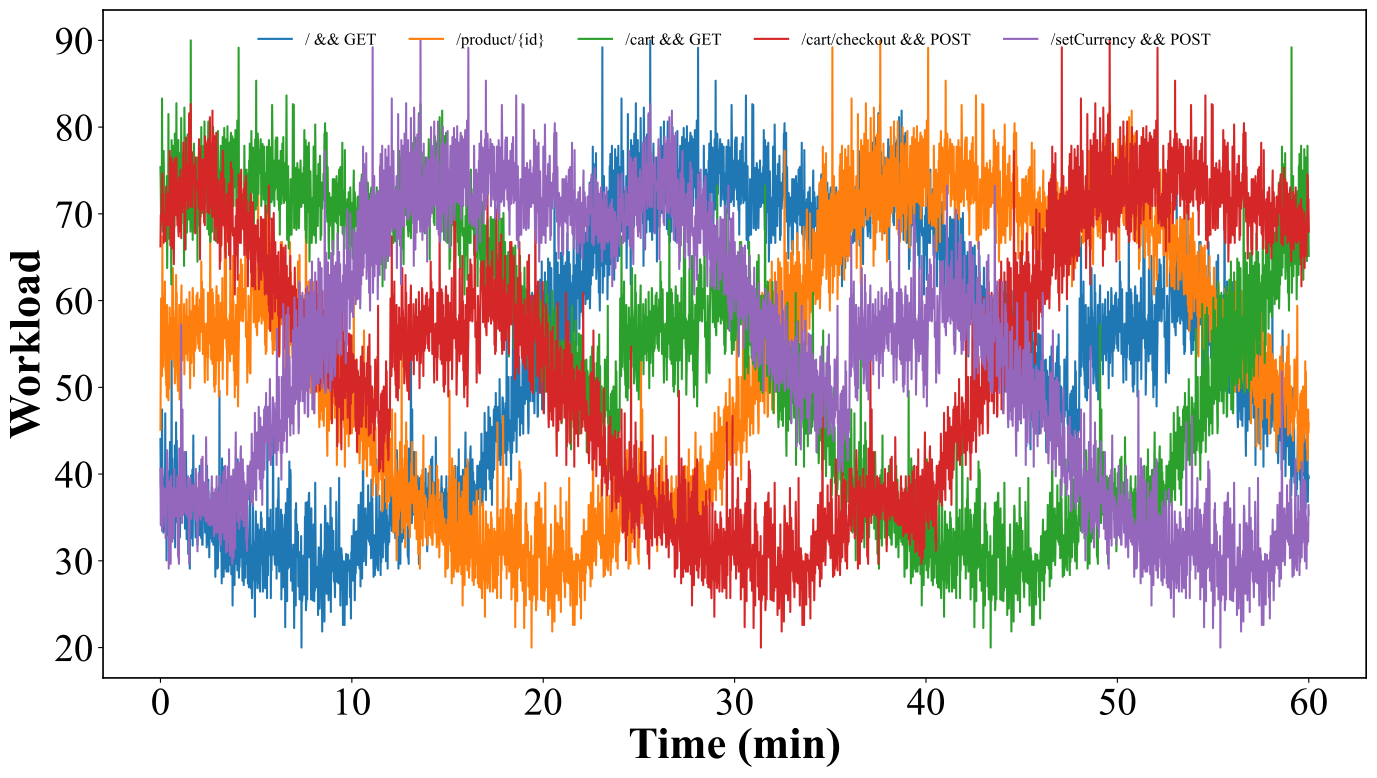

Write Python code to recreate this figure.
import pandas as pd
import matplotlib.pyplot as plt
import os
import numpy as np
from matplotlib import rcParams

# Set academic style
rcParams['font.family'] = 'Times New Roman'
rcParams['font.size'] = 14
rcParams['axes.labelweight'] = 'bold'
rcParams['axes.linewidth'] = 1.2

# Define labels for workload interfaces
interfaces = [
    '/ && GET', 
    '/product/{id}',
    '/cart && GET',
    '/cart/checkout && POST',
    '/setCurrency && POST'
]

fig, ax = plt.subplots(figsize=(14, 8))

# Process workload files wiki 1.csv to wiki 5.csv
for i in range(1, 6):
    file_path = f"workload/wiki {i}.csv"
    
    if os.path.exists(file_path):
        # Load count data and generate a 60-minute time axis
        df = pd.read_csv(file_path)
        y = df['count']
        x = np.linspace(0, 60, len(y))

        # Plot workload curve with corresponding interface label
        ax.plot(x, y, label=interfaces[i-1])

# Configure axis labels and ticks
ax.set_xlabel('Time (min)', fontsize=32, fontweight='bold')
ax.set_ylabel('Workload', fontsize=32, fontweight='bold')
ax.tick_params(axis='both', labelsize=28)

# Configure top-center legend with horizontal layout
ax.legend(
    loc='upper center',
    bbox_to_anchor=(0.5, 0.988),
    ncol=5,
    frameon=False,
    fontsize=12
)

# Export as high-resolution PDF
plt.tight_layout()
plt.savefig("workload.pdf", format='pdf', dpi=300, bbox_inches='tight', pad_inches=0.1)
plt.show()
